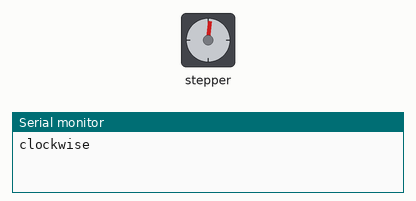
This sketch was run on a simulated Arduino Uno, built with avr-gcc and run on an emulated ATmega328P. Parts: stepper motor, the last lines printed to the serial monitor. Stepper angles assume 200 steps per turn.

Above: at 0.15 s.
At 1.96 s:
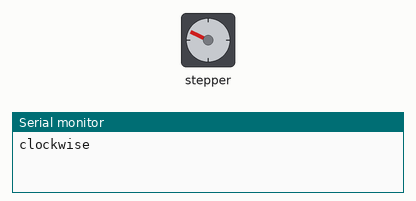
At 3.67 s:
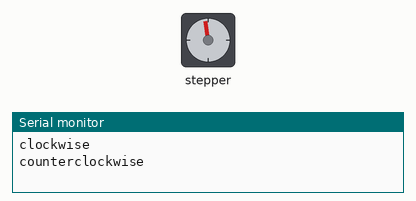
At 6.6 s:
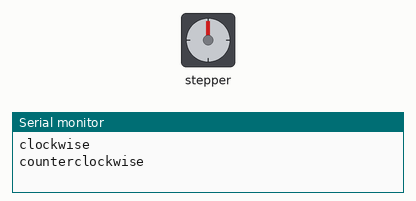
Timing chart, 0 to 8.1 s (numbered marks = the images above):
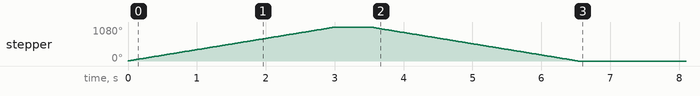

Measured:
- by itself, stepper: turns 1080° clockwise in 3.0 s, then 1080° counter-clockwise in 3.0 s

The sketch:

FYDP_working_stepper_motor_code.ino
```cpp
// Include the Arduino Stepper Library
#include <Stepper.h>

// Number of steps per output rotation
const int stepsPerRevolution = 200;

// Create Instance of Stepper library
Stepper myStepper(stepsPerRevolution, 8, 9, 10, 11);
int numIteration = 1;

void setup()
{
  pinMode(8, OUTPUT);
  pinMode(9, OUTPUT);
  pinMode(10, OUTPUT);
  pinMode(11, OUTPUT);
	// set the speed at 60 rpm:
	myStepper.setSpeed(60);
	// initialize the serial port:
	Serial.begin(9600);
}

void loop()
{
  while (numIteration > 0)
  {
	// step one revolution in one direction:
	Serial.println("clockwise");
	myStepper.step(3*stepsPerRevolution);
	delay(500);

	// step one revolution in the other direction:
	Serial.println("counterclockwise");
	myStepper.step(-3*stepsPerRevolution);
	delay(500);
  numIteration--;
  }
}
```
